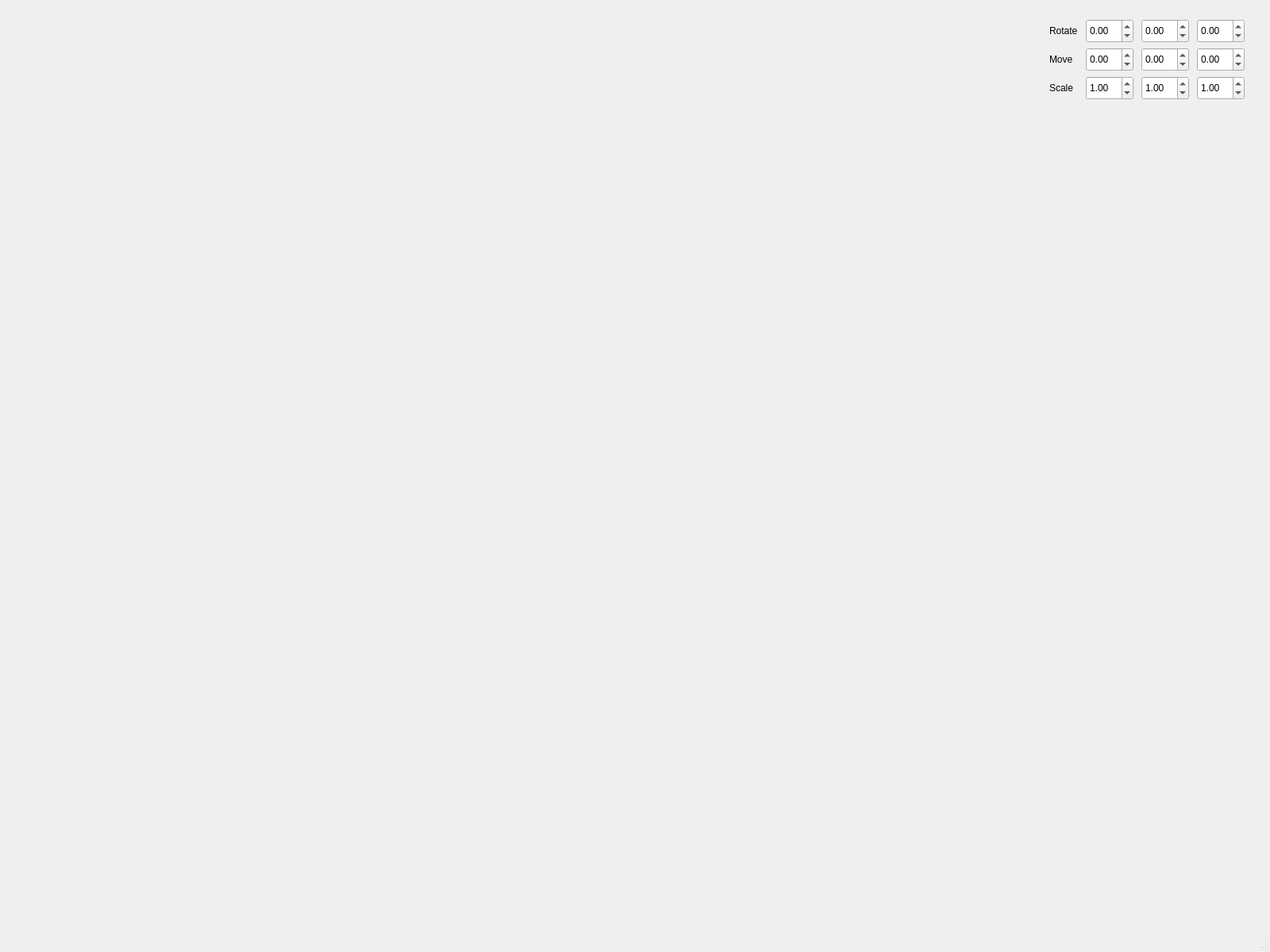
<?xml version="1.0" encoding="UTF-8"?>
<ui version="4.0">
 <class>MainWindow</class>
 <widget class="QMainWindow" name="MainWindow">
  <property name="geometry">
   <rect>
    <x>0</x>
    <y>0</y>
    <width>1600</width>
    <height>1200</height>
   </rect>
  </property>
  <property name="windowTitle">
   <string>MainWindow</string>
  </property>
  <widget class="QWidget" name="centralwidget">
   <property name="sizePolicy">
    <sizepolicy hsizetype="Expanding" vsizetype="Expanding">
     <horstretch>0</horstretch>
     <verstretch>0</verstretch>
    </sizepolicy>
   </property>
   <property name="minimumSize">
    <size>
     <width>400</width>
     <height>400</height>
    </size>
   </property>
   <layout class="QGridLayout" name="gridLayout">
    <property name="leftMargin">
     <number>24</number>
    </property>
    <property name="topMargin">
     <number>24</number>
    </property>
    <property name="rightMargin">
     <number>24</number>
    </property>
    <property name="bottomMargin">
     <number>24</number>
    </property>
    <item row="0" column="2">
     <layout class="QGridLayout" name="gridLayout_2">
      <item row="0" column="2">
       <widget class="QDoubleSpinBox" name="rotateYSpinBox">
        <property name="sizePolicy">
         <sizepolicy hsizetype="Fixed" vsizetype="Fixed">
          <horstretch>1</horstretch>
          <verstretch>0</verstretch>
         </sizepolicy>
        </property>
        <property name="minimumSize">
         <size>
          <width>60</width>
          <height>30</height>
         </size>
        </property>
        <property name="minimum">
         <double>-360.000000000000000</double>
        </property>
        <property name="maximum">
         <double>360.000000000000000</double>
        </property>
        <property name="singleStep">
         <double>1.000000000000000</double>
        </property>
       </widget>
      </item>
      <item row="4" column="1">
       <spacer name="verticalSpacer_3">
        <property name="orientation">
         <enum>Qt::Vertical</enum>
        </property>
        <property name="sizeHint" stdset="0">
         <size>
          <width>20</width>
          <height>40</height>
         </size>
        </property>
       </spacer>
      </item>
      <item row="1" column="0">
       <widget class="QLabel" name="label_2">
        <property name="text">
         <string>Move</string>
        </property>
       </widget>
      </item>
      <item row="5" column="1">
       <spacer name="verticalSpacer_2">
        <property name="orientation">
         <enum>Qt::Vertical</enum>
        </property>
        <property name="sizeHint" stdset="0">
         <size>
          <width>20</width>
          <height>40</height>
         </size>
        </property>
       </spacer>
      </item>
      <item row="3" column="1">
       <spacer name="verticalSpacer_4">
        <property name="orientation">
         <enum>Qt::Vertical</enum>
        </property>
        <property name="sizeHint" stdset="0">
         <size>
          <width>20</width>
          <height>40</height>
         </size>
        </property>
       </spacer>
      </item>
      <item row="6" column="1">
       <spacer name="verticalSpacer">
        <property name="orientation">
         <enum>Qt::Vertical</enum>
        </property>
        <property name="sizeHint" stdset="0">
         <size>
          <width>20</width>
          <height>40</height>
         </size>
        </property>
       </spacer>
      </item>
      <item row="0" column="3">
       <widget class="QDoubleSpinBox" name="rotateZSpinBox">
        <property name="sizePolicy">
         <sizepolicy hsizetype="Fixed" vsizetype="Fixed">
          <horstretch>1</horstretch>
          <verstretch>0</verstretch>
         </sizepolicy>
        </property>
        <property name="minimumSize">
         <size>
          <width>60</width>
          <height>30</height>
         </size>
        </property>
        <property name="minimum">
         <double>-360.000000000000000</double>
        </property>
        <property name="maximum">
         <double>360.000000000000000</double>
        </property>
        <property name="singleStep">
         <double>1.000000000000000</double>
        </property>
       </widget>
      </item>
      <item row="0" column="0">
       <widget class="QLabel" name="label">
        <property name="sizePolicy">
         <sizepolicy hsizetype="Fixed" vsizetype="Fixed">
          <horstretch>0</horstretch>
          <verstretch>0</verstretch>
         </sizepolicy>
        </property>
        <property name="text">
         <string>Rotate</string>
        </property>
       </widget>
      </item>
      <item row="0" column="1">
       <widget class="QDoubleSpinBox" name="rotateXSpinBox">
        <property name="sizePolicy">
         <sizepolicy hsizetype="Fixed" vsizetype="Fixed">
          <horstretch>1</horstretch>
          <verstretch>0</verstretch>
         </sizepolicy>
        </property>
        <property name="minimumSize">
         <size>
          <width>60</width>
          <height>30</height>
         </size>
        </property>
        <property name="prefix">
         <string extracomment="x"/>
        </property>
        <property name="suffix">
         <string comment="x" extracomment="º"/>
        </property>
        <property name="minimum">
         <double>-360.000000000000000</double>
        </property>
        <property name="maximum">
         <double>360.000000000000000</double>
        </property>
        <property name="singleStep">
         <double>1.000000000000000</double>
        </property>
       </widget>
      </item>
      <item row="2" column="0">
       <widget class="QLabel" name="label_3">
        <property name="text">
         <string>Scale</string>
        </property>
       </widget>
      </item>
      <item row="2" column="2">
       <widget class="QDoubleSpinBox" name="scalingYSpinBox">
        <property name="sizePolicy">
         <sizepolicy hsizetype="Fixed" vsizetype="Fixed">
          <horstretch>1</horstretch>
          <verstretch>0</verstretch>
         </sizepolicy>
        </property>
        <property name="minimumSize">
         <size>
          <width>60</width>
          <height>30</height>
         </size>
        </property>
        <property name="suffix">
         <string comment="x" extracomment="º"/>
        </property>
        <property name="minimum">
         <double>0.100000000000000</double>
        </property>
        <property name="maximum">
         <double>10.000000000000000</double>
        </property>
        <property name="singleStep">
         <double>0.100000000000000</double>
        </property>
        <property name="value">
         <double>1.000000000000000</double>
        </property>
       </widget>
      </item>
      <item row="2" column="1">
       <widget class="QDoubleSpinBox" name="scalingXSpinBox">
        <property name="sizePolicy">
         <sizepolicy hsizetype="Fixed" vsizetype="Fixed">
          <horstretch>1</horstretch>
          <verstretch>0</verstretch>
         </sizepolicy>
        </property>
        <property name="minimumSize">
         <size>
          <width>60</width>
          <height>30</height>
         </size>
        </property>
        <property name="suffix">
         <string comment="x" extracomment="º"/>
        </property>
        <property name="minimum">
         <double>0.100000000000000</double>
        </property>
        <property name="maximum">
         <double>10.000000000000000</double>
        </property>
        <property name="singleStep">
         <double>0.100000000000000</double>
        </property>
        <property name="value">
         <double>1.000000000000000</double>
        </property>
       </widget>
      </item>
      <item row="2" column="3">
       <widget class="QDoubleSpinBox" name="scalingZSpinBox">
        <property name="sizePolicy">
         <sizepolicy hsizetype="Fixed" vsizetype="Fixed">
          <horstretch>1</horstretch>
          <verstretch>0</verstretch>
         </sizepolicy>
        </property>
        <property name="minimumSize">
         <size>
          <width>60</width>
          <height>30</height>
         </size>
        </property>
        <property name="suffix">
         <string comment="x" extracomment="º"/>
        </property>
        <property name="minimum">
         <double>0.100000000000000</double>
        </property>
        <property name="maximum">
         <double>10.000000000000000</double>
        </property>
        <property name="singleStep">
         <double>0.100000000000000</double>
        </property>
        <property name="value">
         <double>1.000000000000000</double>
        </property>
       </widget>
      </item>
      <item row="1" column="2">
       <widget class="QDoubleSpinBox" name="moveYSpinBox">
        <property name="sizePolicy">
         <sizepolicy hsizetype="Fixed" vsizetype="Fixed">
          <horstretch>1</horstretch>
          <verstretch>0</verstretch>
         </sizepolicy>
        </property>
        <property name="minimumSize">
         <size>
          <width>60</width>
          <height>30</height>
         </size>
        </property>
        <property name="suffix">
         <string comment="x" extracomment="º"/>
        </property>
        <property name="minimum">
         <double>-1.000000000000000</double>
        </property>
        <property name="maximum">
         <double>1.000000000000000</double>
        </property>
        <property name="singleStep">
         <double>0.100000000000000</double>
        </property>
       </widget>
      </item>
      <item row="1" column="1">
       <widget class="QDoubleSpinBox" name="moveXSpinBox">
        <property name="sizePolicy">
         <sizepolicy hsizetype="Fixed" vsizetype="Fixed">
          <horstretch>1</horstretch>
          <verstretch>0</verstretch>
         </sizepolicy>
        </property>
        <property name="minimumSize">
         <size>
          <width>60</width>
          <height>30</height>
         </size>
        </property>
        <property name="suffix">
         <string comment="x" extracomment="º"/>
        </property>
        <property name="minimum">
         <double>-1.000000000000000</double>
        </property>
        <property name="maximum">
         <double>1.000000000000000</double>
        </property>
        <property name="singleStep">
         <double>0.100000000000000</double>
        </property>
       </widget>
      </item>
      <item row="1" column="3">
       <widget class="QDoubleSpinBox" name="moveZSpinBox">
        <property name="sizePolicy">
         <sizepolicy hsizetype="Fixed" vsizetype="Fixed">
          <horstretch>1</horstretch>
          <verstretch>0</verstretch>
         </sizepolicy>
        </property>
        <property name="minimumSize">
         <size>
          <width>60</width>
          <height>30</height>
         </size>
        </property>
        <property name="suffix">
         <string comment="x" extracomment="º"/>
        </property>
        <property name="minimum">
         <double>-1.000000000000000</double>
        </property>
        <property name="maximum">
         <double>1.000000000000000</double>
        </property>
        <property name="singleStep">
         <double>0.100000000000000</double>
        </property>
       </widget>
      </item>
     </layout>
    </item>
    <item row="0" column="1">
     <widget class="QWidget" name="widget" native="true">
      <property name="sizePolicy">
       <sizepolicy hsizetype="Expanding" vsizetype="Expanding">
        <horstretch>0</horstretch>
        <verstretch>0</verstretch>
       </sizepolicy>
      </property>
      <property name="minimumSize">
       <size>
        <width>100</width>
        <height>0</height>
       </size>
      </property>
     </widget>
    </item>
   </layout>
  </widget>
  <widget class="QMenuBar" name="menubar">
   <property name="geometry">
    <rect>
     <x>0</x>
     <y>0</y>
     <width>1600</width>
     <height>24</height>
    </rect>
   </property>
  </widget>
  <widget class="QStatusBar" name="statusbar"/>
 </widget>
 <resources/>
 <connections/>
</ui>
